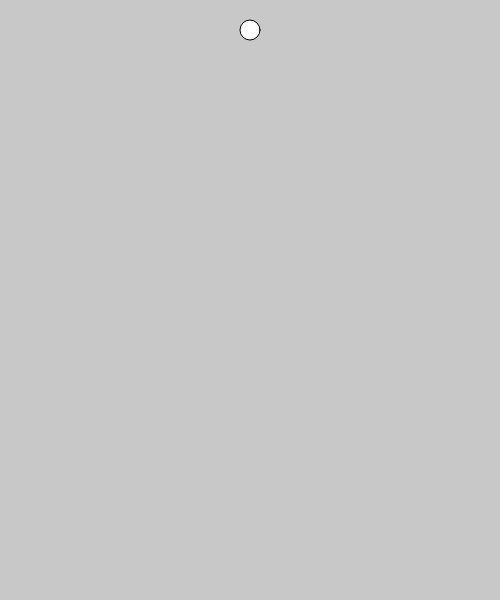
Frame 1 (no input)
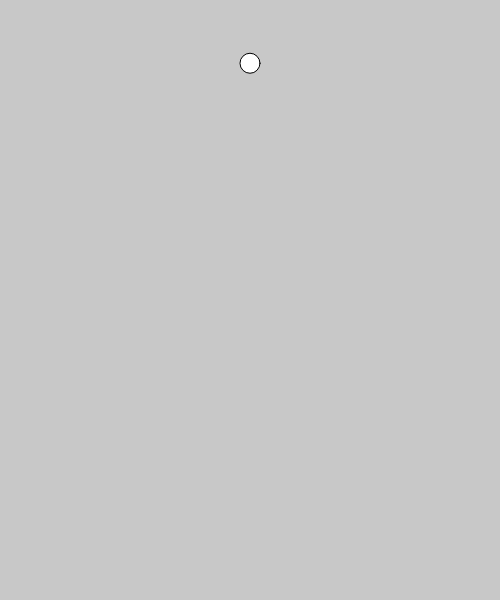
Frame 60 (no input)
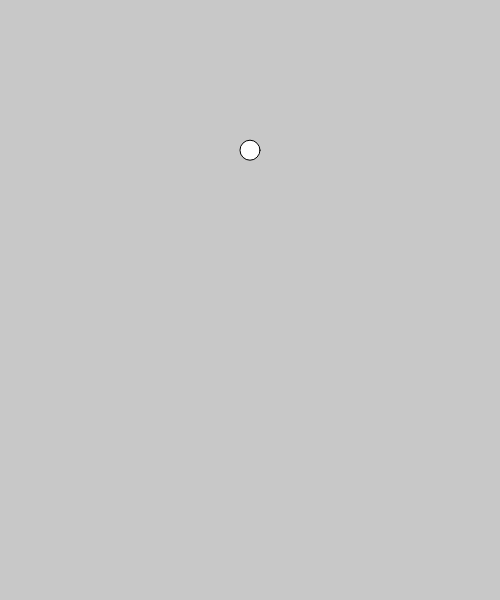
Frame 120 (the mouse pressed at the canvas centre since frame 60)

The p5.js sketch that drew these frames (run headless with seeded random() and noise() and a simulated clock; from frame 60 on, the mouse is pressed at the canvas centre):

// p5.js sketch
// ── sketch.js
let myVehicle;
function setup() {
    createCanvas (500, 600);
    myVehicle = new Vehicle(width/2,30);
}


function draw() {
    background(200);
    const gravity = createVector(0,0.02);
    const wind = createVector(0,0.02);
    myVehicle.applyForce(gravity);
    myVehicle.update();
    myVehicle.display();

    if (mouseIsPressed) {
        const xDiff= myVehicle.loc.x-mouseX;
        const wind = createVector(xDiff, 0);
        //wind.mult(0.01);
        wind.normalize(0.01);
        wind.mult(0.6);
        myVehicle.applyForce(wind);
    }
}



// ── vehicle.js
class Vehicle {
    constructor(x, y) {
        this.loc = createVector(x, y);
        this.acc = createVector();
        this.vel = createVector();
        this.friction= 0.995;
    }

    applyForce(force) {
        // f = ma
        this.acc.add(force);
    
    }


    update() {
        this.vel.add(this.acc);
        this.loc.add(this.vel);
        this.acc.mult(0);
        this.vel.mult(this.friction);

        if (this.loc.y > height) {
            this.loc.y = height;
            this.vel.y *= -1;
        }

    }
    update() {
        this.vel.add(this.acc);
        this.loc.add(this.vel);
        this.acc.mult(0);
        this.vel.mult(this.friction);

        if (this.loc.y > height) {
            this.loc.y = height;
            this.vel.y *= -1;
        }

        if (this.loc.x>width || this.loc.x<0){
            this.vel.x *= -1;
        }


    }

    display() {
        circle(this.loc.x, this.loc.y, 20);
    }

    
}
